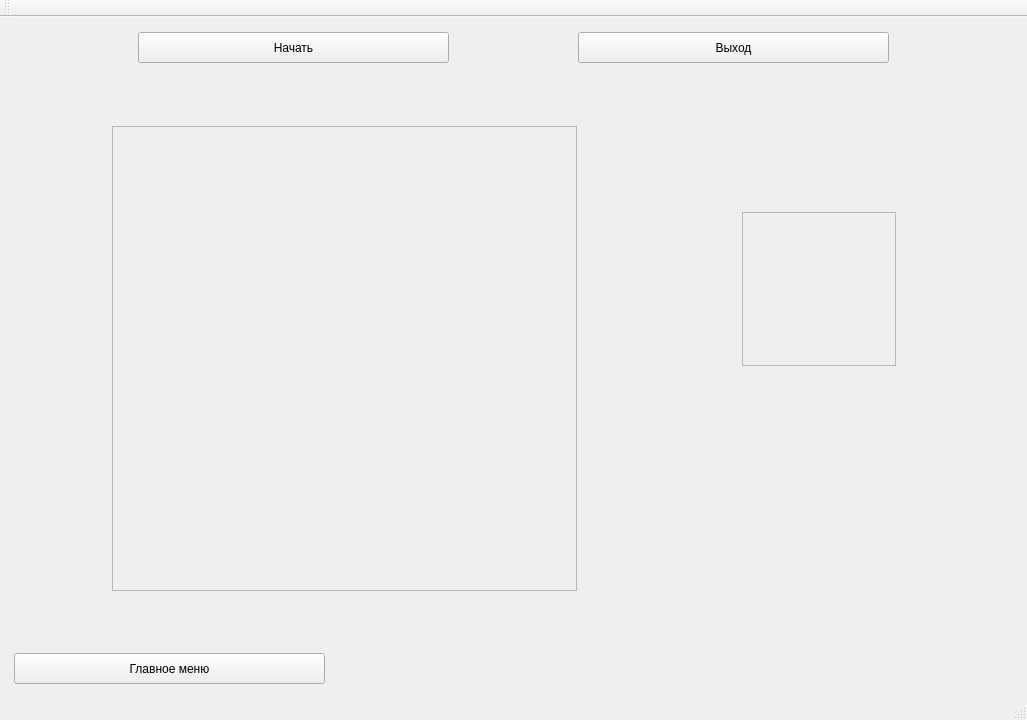
<?xml version="1.0" encoding="UTF-8"?>
<ui version="4.0">
 <class>MainWindow</class>
 <widget class="QMainWindow" name="MainWindow">
  <property name="geometry">
   <rect>
    <x>0</x>
    <y>0</y>
    <width>1027</width>
    <height>720</height>
   </rect>
  </property>
  <property name="windowTitle">
   <string>MainWindow</string>
  </property>
  <widget class="QWidget" name="centralWidget">
   <layout class="QVBoxLayout" name="verticalLayout" stretch="1,20,1">
    <property name="leftMargin">
     <number>3</number>
    </property>
    <property name="topMargin">
     <number>3</number>
    </property>
    <property name="rightMargin">
     <number>3</number>
    </property>
    <property name="bottomMargin">
     <number>3</number>
    </property>
    <item>
     <widget class="QWidget" name="slidingMenu" native="true">
      <property name="minimumSize">
       <size>
        <width>1021</width>
        <height>55</height>
       </size>
      </property>
      <layout class="QHBoxLayout" name="horizontalLayout_2">
       <item>
        <layout class="QHBoxLayout" name="horizontalLayout">
         <item>
          <spacer name="horizontalSpacer">
           <property name="orientation">
            <enum>Qt::Horizontal</enum>
           </property>
           <property name="sizeHint" stdset="0">
            <size>
             <width>40</width>
             <height>20</height>
            </size>
           </property>
          </spacer>
         </item>
         <item>
          <widget class="QPushButton" name="start">
           <property name="sizePolicy">
            <sizepolicy hsizetype="Fixed" vsizetype="Fixed">
             <horstretch>0</horstretch>
             <verstretch>0</verstretch>
            </sizepolicy>
           </property>
           <property name="minimumSize">
            <size>
             <width>311</width>
             <height>31</height>
            </size>
           </property>
           <property name="text">
            <string>Начать</string>
           </property>
          </widget>
         </item>
         <item>
          <spacer name="horizontalSpacer_2">
           <property name="orientation">
            <enum>Qt::Horizontal</enum>
           </property>
           <property name="sizeHint" stdset="0">
            <size>
             <width>40</width>
             <height>20</height>
            </size>
           </property>
          </spacer>
         </item>
         <item>
          <widget class="QPushButton" name="exit">
           <property name="sizePolicy">
            <sizepolicy hsizetype="Fixed" vsizetype="Fixed">
             <horstretch>0</horstretch>
             <verstretch>0</verstretch>
            </sizepolicy>
           </property>
           <property name="minimumSize">
            <size>
             <width>311</width>
             <height>31</height>
            </size>
           </property>
           <property name="text">
            <string>Выход</string>
           </property>
          </widget>
         </item>
         <item>
          <spacer name="horizontalSpacer_3">
           <property name="orientation">
            <enum>Qt::Horizontal</enum>
           </property>
           <property name="sizeHint" stdset="0">
            <size>
             <width>40</width>
             <height>20</height>
            </size>
           </property>
          </spacer>
         </item>
        </layout>
       </item>
      </layout>
     </widget>
    </item>
    <item>
     <widget class="QWidget" name="widget" native="true">
      <layout class="QHBoxLayout" name="horizontalLayout_3" stretch="2,1">
       <item>
        <widget class="QWidget" name="widget_2" native="true">
         <layout class="QHBoxLayout" name="horizontalLayout_4">
          <item>
           <widget class="Inventory" name="inventory">
            <property name="enabled">
             <bool>false</bool>
            </property>
            <property name="minimumSize">
             <size>
              <width>465</width>
              <height>465</height>
             </size>
            </property>
            <property name="maximumSize">
             <size>
              <width>465</width>
              <height>465</height>
             </size>
            </property>
           </widget>
          </item>
         </layout>
        </widget>
       </item>
       <item>
        <widget class="QWidget" name="widget_3" native="true">
         <widget class="QWidget" name="widget_5" native="true">
          <property name="geometry">
           <rect>
            <x>60</x>
            <y>120</y>
            <width>155</width>
            <height>155</height>
           </rect>
          </property>
          <widget class="Apples" name="apples">
           <property name="enabled">
            <bool>false</bool>
           </property>
           <property name="geometry">
            <rect>
             <x>0</x>
             <y>0</y>
             <width>154</width>
             <height>154</height>
            </rect>
           </property>
           <property name="minimumSize">
            <size>
             <width>154</width>
             <height>154</height>
            </size>
           </property>
           <property name="maximumSize">
            <size>
             <width>154</width>
             <height>154</height>
            </size>
           </property>
          </widget>
         </widget>
        </widget>
       </item>
      </layout>
     </widget>
    </item>
    <item>
     <widget class="QWidget" name="widget_4" native="true">
      <layout class="QVBoxLayout" name="verticalLayout_2">
       <item>
        <widget class="QPushButton" name="outSlidingMenu">
         <property name="sizePolicy">
          <sizepolicy hsizetype="Fixed" vsizetype="Fixed">
           <horstretch>0</horstretch>
           <verstretch>0</verstretch>
          </sizepolicy>
         </property>
         <property name="minimumSize">
          <size>
           <width>311</width>
           <height>31</height>
          </size>
         </property>
         <property name="text">
          <string>Главное меню</string>
         </property>
        </widget>
       </item>
      </layout>
     </widget>
    </item>
   </layout>
  </widget>
  <widget class="QMenuBar" name="menuBar">
   <property name="geometry">
    <rect>
     <x>0</x>
     <y>0</y>
     <width>1027</width>
     <height>26</height>
    </rect>
   </property>
  </widget>
  <widget class="QToolBar" name="mainToolBar">
   <attribute name="toolBarArea">
    <enum>TopToolBarArea</enum>
   </attribute>
   <attribute name="toolBarBreak">
    <bool>false</bool>
   </attribute>
  </widget>
  <widget class="QStatusBar" name="statusBar"/>
 </widget>
 <layoutdefault spacing="6" margin="11"/>
 <customwidgets>
  <customwidget>
   <class>Inventory</class>
   <extends>QTableWidget</extends>
   <header>inventory.h</header>
  </customwidget>
  <customwidget>
   <class>Apples</class>
   <extends>QTableWidget</extends>
   <header>apples.h</header>
  </customwidget>
 </customwidgets>
 <resources/>
 <connections/>
</ui>
